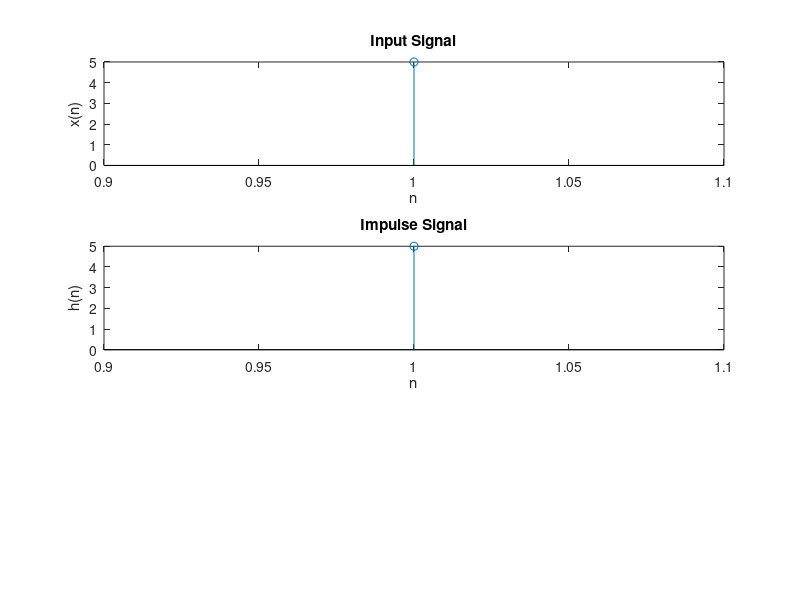

The MATLAB script that drew this image: (Note: this script raises an error after producing the figure.)
clc;
close all;
clear;

% Take input from the user for the sequences x and h
x = input('Enter input sequence (as a vector): ');
h = input('Enter the impulse sequence (as a vector): ');

% Plot the input signal x(n)
subplot(3,1,1);
stem(x);
xlabel('n');
ylabel('x(n)');
title('Input Signal');

% Plot the impulse signal h(n)
subplot(3,1,2);
stem(h);
xlabel('n');
ylabel('h(n)');
title('Impulse Signal');

% Compute the cross-correlation of x and h
y = xcorr(x, h);

% Plot the correlation signal y(n)
subplot(3,1,3);
stem(y);
xlabel('n');
ylabel('y(n)');
title('Correlation Signal');

% Display the resultant signal in the command window
disp('The resultant signal is:');
disp(y);
